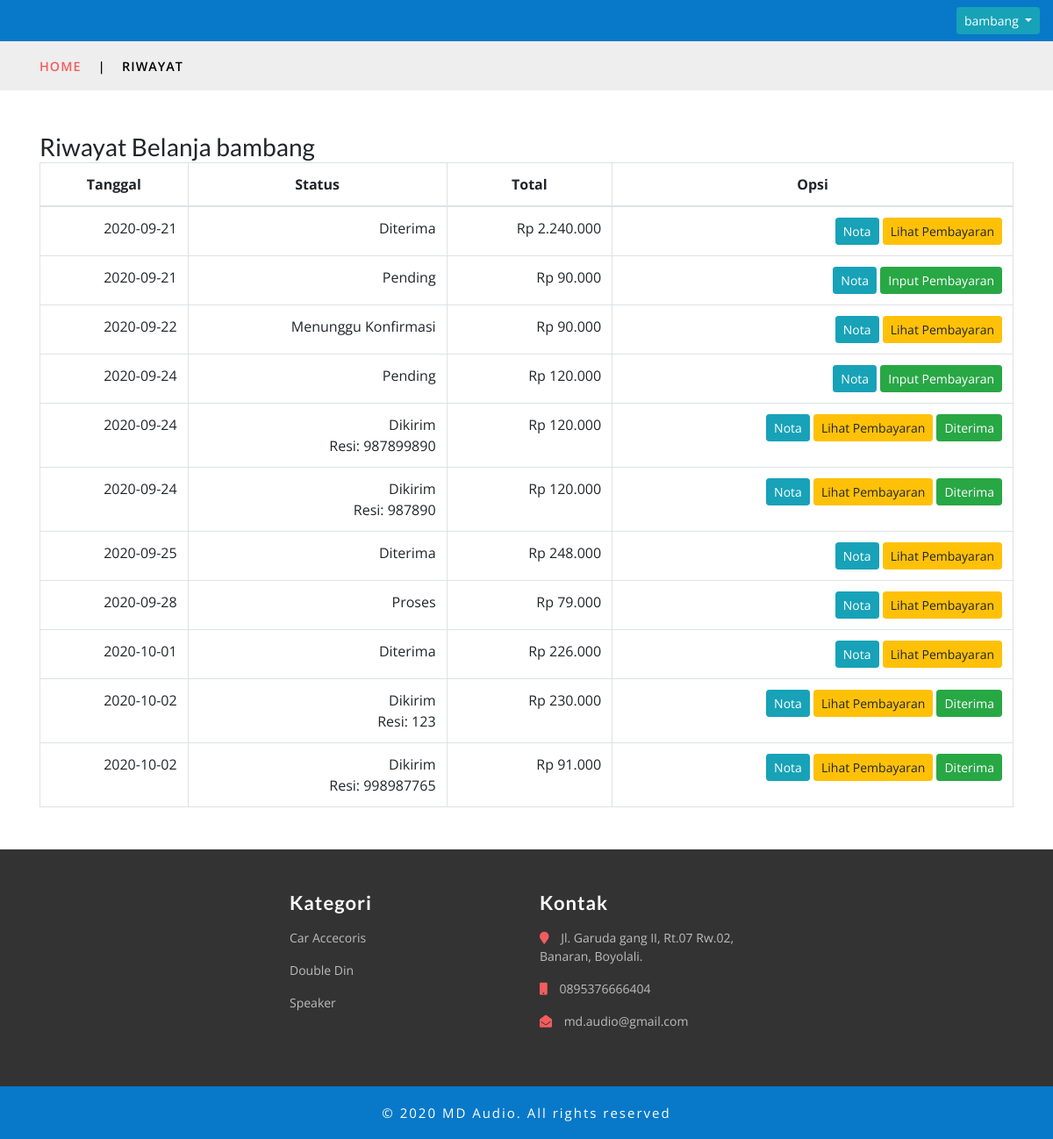
The page /user.php?p=riwayat&username=bambang (signed in) on the database its author committed.
### tables this page shows
CREATE TABLE `orders` (
  `id_order` int(10) UNSIGNED NOT NULL,
  `user_id` int(11) NOT NULL,
  `nama_kustomer` varchar(255) NOT NULL,
  `alamat` text NOT NULL,
  `telpon` varchar(255) NOT NULL,
  `email` varchar(255) NOT NULL,
  `status_order` varchar(255) DEFAULT 'Pending',
  `kota` varchar(255) NOT NULL,
  `subtotal` int(11) NOT NULL,
  `ongkir` int(11) NOT NULL DEFAULT 0,
  `kurir` varchar(255) NOT NULL,
  `total` int(11) DEFAULT NULL,
  `resi` int(11) DEFAULT NULL,
  `tgl_order` date NOT NULL
);

CREATE TABLE `kategori` (
  `id_kategori` int(10) NOT NULL,
  `nama_kategori` varchar(255) NOT NULL,
  `slug` varchar(255) NOT NULL
);

### user/riwayat/index.php (the view, shortened to what this page needs)
<?php
  include "./config/koneksi.php";
?>
<div class="container">
	<h3>Riwayat Belanja <?= $_SESSION['users']['nama'] ?></h3>
	<table class="table table-bordered">
		<thead>
			<tr>
				<th style="text-align: center;">Tanggal</th>
				<th style="text-align: center;">Status</th>
				<th style="text-align: center;">Total</th>
				<th style="text-align: center;">Opsi</th>
			</tr>
		</thead>
		<tbody>
			<?php
			$id_users = $_SESSION['users']['id'];
			$sql_idusers = "SELECT * FROM orders WHERE user_id = $id_users";
			$Qid_users = mysqli_query($koneksi, $sql_idusers) or die("select data menu error :".mysqli_error());
			while ($data = $Qid_users->fetch_assoc()) {
			?>
			 <tr>
			 	<td style="text-align: right;"><?= $data['tgl_order'] ?></td>
			 	<td style="text-align: right;">
			 		<?= $data['status_order'] ?><br>
			 		<?php if ($data['status_order']=='Dikirim'): ?>
			 			Resi: <?= $data['resi'] ?>
			 		<?php endif ?>
			 	</td>
			 	<td style="text-align: right;">Rp <?= number_format($data['total'],0,",",".") ?></td>
			 	<td>
			 		<div class="float-right">
				 		<a href="./user.php?p=nota&id=<?=$data['id_order']?>" class="btn btn-info btn-sm">Nota</a>
				 		<?php if ($data['status_order']=='Pending'): ?>
				 			<a href="./user.php?p=pembayaran&id=<?=$data['id_order']?>" class="btn btn-success btn-sm">Input Pembayaran</a>
				 		<?php else: ?>
				 			<a href="./user.php?p=lihatpembayaran&id=<?=$data['id_order']?>" class="btn btn-sm btn-warning">Lihat Pembayaran</a>
				 		<?php endif ?>
				 		<?php if ($data['status_order']=='Dikirim'): ?>
				 			<a href="./user.php?p=diterima&id=<?=$data['id_order']?>" class="btn btn-success btn-sm" name="diterima">Diterima</a>
				 		<?php else: ?>
				 		<?php endif ?>
			 		</div>
			 	</td>
			 </tr>
			<?php } ?>
		</tbody>
	</table>
</div>

### layouts/footer.php (shortened to what this page needs)
	<footer>
		<div class="w3l-middlefooter-sec">
			<div class="container py-md-5 py-sm-4 py-3">
				<div class="row footer-info w3-agileits-info">
					<div class="col-md-3 col-sm-6 footer-grids mt-sm-0 mt-4">
					</div>
					<div class="col-md-3 col-sm-6 footer-grids">
						<h3 class="text-white font-weight-bold mb-3">Kategori</h3>
						<ul>
							<?php
						        $sql = "SELECT * FROM  kategori ORDER BY nama_kategori ASC";
						        $QKategori = mysqli_query($koneksi, $sql) or die("select data menu error :".mysql_error());
						        while($kategori = mysqli_fetch_array($QKategori)){
						    ?>
							<li class="mb-3">
								<a href="?filter=<?=$kategori['id_kategori'];?>"><?=$kategori['nama_kategori'];?></a>
							</li>
							<?php } ?>
						</ul>
					</div>
					<div class="col-md-3 col-sm-6 footer-grids mt-md-0 mt-4">
						<h3 class="text-white font-weight-bold mb-3">Kontak</h3>
						<ul>
							<li class="mb-3">
								<i class="fas fa-map-marker"></i> Jl. Garuda gang II, Rt.07 Rw.02, Banaran, Boyolali.</li>
							<li class="mb-3">
								<i class="fas fa-mobile"></i> 0895376666404 </li>
							<li class="mb-3">
								<i class="fas fa-envelope-open"></i>
								<a href="mailto:example@mail.com"> md.audio@gmail.com</a>
							</li>
						</ul>
					</div>
					<div class="col-md-3 col-sm-6 footer-grids w3l-agileits mt-md-0 mt-4">
					</div>
				</div>
			</div>
		</div>
	</footer>
	<div class="copy-right py-3">
		<div class="container">
			<p class="text-center text-white">© 2020 MD Audio. All rights reserved
		</div>
	</div>
	<link rel="stylesheet" href="asset/css/flexslider.css" type="text/css" media="screen" />
</body>
</html>

### asset/css/style.css (style rules this page uses)
html, body { margin: 0; font-size: 100%; background: #fff; font-family: 'Open Sans', sans-serif; }
body a { text-decoration: none; transition: 0.5s all; -webkit-transition: 0.5s all; -moz-transition: 0.5s all; -o-transition: 0.5s all; -ms-transition: 0.5s all; }
a { transition: 0.5s all; -webkit-transition: 0.5s all; -moz-transition: 0.5s all; -o-transition: 0.5s all; -ms-transition: 0.5s all; }
h1, h2, h3, h4, h5, h6 { margin: 0; font-family: 'Lato', sans-serif; }
p { margin: 0; letter-spacing: 1px; font-size: 15px; line-height: 1.9; color: #999; font-family: 'Open Sans', sans-serif; }
ul { margin: 0; padding: 0; }
.btn { display: inline-block; }
.footer-info h3 { font-size: 22px; letter-spacing: 1px; }
.footer-grids ul li { display: block; font-size: 14px; color: #bdbdbd; }
.footer-grids ul li a { color: #bdbdbd; -webkit-transition: .5s all; -moz-transition: .5s all; -o-transition: .5s all; -ms-transition: .5s all; transition: .5s all; }
.footer-grids ul li i { color: #f45c5d; padding-right: 10px; }
.w3l-middlefooter-sec { background: #333; }
.copy-right { background: #0879c9; }
.copy-right p { letter-spacing: 2px; font-size: 15px; }

### rows shown on the page
orders: tgl_order "2020-09-21", status_order "Diterima", total "2.240.000"
orders: tgl_order "2020-09-21", status_order "Pending", total "90.000"
orders: tgl_order "2020-09-22", status_order "Menunggu Konfirmasi", total "90.000"
orders: tgl_order "2020-09-24", status_order "Pending", total "120.000"
orders: tgl_order "2020-09-24", status_order "Dikirim", resi "987899890", total "120.000"
orders: tgl_order "2020-09-24", status_order "Dikirim", resi "987890", total "120.000"
orders: tgl_order "2020-09-25", status_order "Diterima", total "248.000"
orders: tgl_order "2020-09-28", status_order "Proses", total "79.000"
orders: tgl_order "2020-10-01", status_order "Diterima", total "226.000"
orders: tgl_order "2020-10-02", status_order "Dikirim", resi "123", total "230.000"
orders: tgl_order "2020-10-02", status_order "Dikirim", resi "998987765", total "91.000"
kategori: nama_kategori "Car Accecoris"
kategori: nama_kategori "Double Din"
kategori: nama_kategori "Speaker"

### other values the page prints
$_SESSION['username'] "bambang"
$_SESSION['users']['nama'] "bambang"
